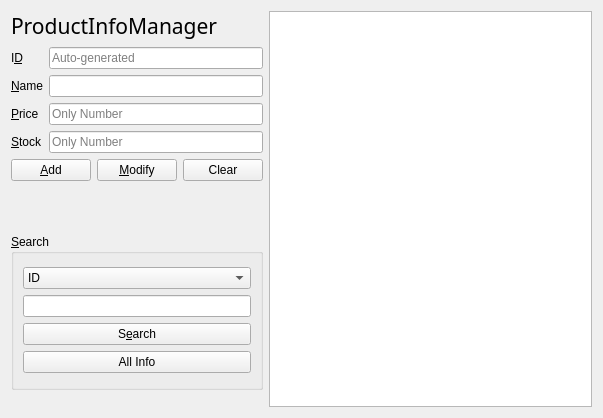
<?xml version="1.0" encoding="UTF-8"?>
<ui version="4.0">
 <class>ProductManagerForm</class>
 <widget class="QWidget" name="ProductManagerForm">
  <property name="geometry">
   <rect>
    <x>0</x>
    <y>0</y>
    <width>603</width>
    <height>418</height>
   </rect>
  </property>
  <property name="windowTitle">
   <string>Client Info</string>
  </property>
  <layout class="QHBoxLayout" name="horizontalLayout_3">
   <item>
    <layout class="QHBoxLayout" name="horizontalLayout" stretch="2,6">
     <item>
      <layout class="QVBoxLayout" name="verticalLayout_4" stretch="1,7,6,0">
       <item>
        <layout class="QHBoxLayout" name="horizontalLayout_2">
         <item>
          <widget class="QLabel" name="productInfoLabel">
           <property name="font">
            <font>
             <family>휴먼매직체</family>
             <pointsize>16</pointsize>
            </font>
           </property>
           <property name="text">
            <string>ProductInfoManager</string>
           </property>
          </widget>
         </item>
        </layout>
       </item>
       <item>
        <layout class="QFormLayout" name="clientFormLayout">
         <item row="0" column="0">
          <widget class="QLabel" name="idLabel">
           <property name="text">
            <string>I&amp;D</string>
           </property>
           <property name="buddy">
            <cstring>idLineEdit</cstring>
           </property>
          </widget>
         </item>
         <item row="0" column="1">
          <widget class="QLineEdit" name="idLineEdit">
           <property name="readOnly">
            <bool>true</bool>
           </property>
           <property name="placeholderText">
            <string>Auto-generated</string>
           </property>
          </widget>
         </item>
         <item row="1" column="0">
          <widget class="QLabel" name="nameLabel">
           <property name="text">
            <string>&amp;Name</string>
           </property>
           <property name="buddy">
            <cstring>nameLineEdit</cstring>
           </property>
          </widget>
         </item>
         <item row="1" column="1">
          <widget class="QLineEdit" name="nameLineEdit"/>
         </item>
         <item row="2" column="0">
          <widget class="QLabel" name="priceLabel">
           <property name="text">
            <string>&amp;Price</string>
           </property>
           <property name="buddy">
            <cstring>priceLineEdit</cstring>
           </property>
          </widget>
         </item>
         <item row="2" column="1">
          <widget class="QLineEdit" name="priceLineEdit">
           <property name="placeholderText">
            <string>Only Number</string>
           </property>
          </widget>
         </item>
         <item row="3" column="0">
          <widget class="QLabel" name="stockLabel">
           <property name="text">
            <string>&amp;Stock</string>
           </property>
           <property name="buddy">
            <cstring>stockLineEdit</cstring>
           </property>
          </widget>
         </item>
         <item row="3" column="1">
          <widget class="QLineEdit" name="stockLineEdit">
           <property name="placeholderText">
            <string>Only Number</string>
           </property>
          </widget>
         </item>
         <item row="4" column="0" colspan="2">
          <layout class="QHBoxLayout" name="addHorizontalLayout">
           <item>
            <widget class="QPushButton" name="addPushButton">
             <property name="text">
              <string>&amp;Add</string>
             </property>
            </widget>
           </item>
           <item>
            <widget class="QPushButton" name="modifyPushButton">
             <property name="text">
              <string>&amp;Modify</string>
             </property>
            </widget>
           </item>
           <item>
            <widget class="QPushButton" name="clearButton">
             <property name="text">
              <string>Clear</string>
             </property>
            </widget>
           </item>
          </layout>
         </item>
        </layout>
       </item>
       <item>
        <widget class="QGroupBox" name="groupBox">
         <property name="title">
          <string>&amp;Search</string>
         </property>
         <layout class="QVBoxLayout" name="verticalLayout">
          <item>
           <layout class="QVBoxLayout" name="verticalLayout_2">
            <item>
             <widget class="QComboBox" name="searchComboBox">
              <item>
               <property name="text">
                <string>ID</string>
               </property>
              </item>
              <item>
               <property name="text">
                <string>Name</string>
               </property>
              </item>
              <item>
               <property name="text">
                <string>Price</string>
               </property>
              </item>
              <item>
               <property name="text">
                <string>Stock</string>
               </property>
              </item>
             </widget>
            </item>
            <item>
             <widget class="QLineEdit" name="searchLineEdit"/>
            </item>
            <item>
             <widget class="QPushButton" name="searchPushButton">
              <property name="text">
               <string>S&amp;earch</string>
              </property>
             </widget>
            </item>
            <item>
             <widget class="QPushButton" name="statePushButton">
              <property name="text">
               <string>All Info</string>
              </property>
             </widget>
            </item>
           </layout>
          </item>
         </layout>
        </widget>
       </item>
       <item>
        <spacer name="verticalSpacer_2">
         <property name="orientation">
          <enum>Qt::Vertical</enum>
         </property>
         <property name="sizeHint" stdset="0">
          <size>
           <width>20</width>
           <height>17</height>
          </size>
         </property>
        </spacer>
       </item>
      </layout>
     </item>
     <item>
      <layout class="QVBoxLayout" name="verticalLayout_3">
       <item>
        <widget class="QTableView" name="productTableView">
         <property name="editTriggers">
          <set>QAbstractItemView::NoEditTriggers</set>
         </property>
         <property name="alternatingRowColors">
          <bool>true</bool>
         </property>
         <attribute name="horizontalHeaderVisible">
          <bool>true</bool>
         </attribute>
         <attribute name="horizontalHeaderStretchLastSection">
          <bool>true</bool>
         </attribute>
         <attribute name="verticalHeaderVisible">
          <bool>false</bool>
         </attribute>
        </widget>
       </item>
      </layout>
     </item>
    </layout>
   </item>
  </layout>
 </widget>
 <resources/>
 <connections/>
</ui>
